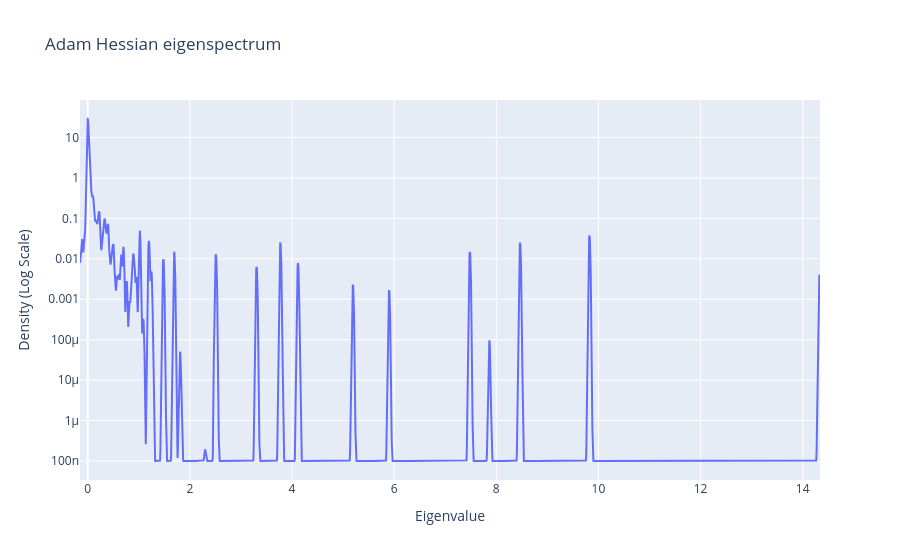
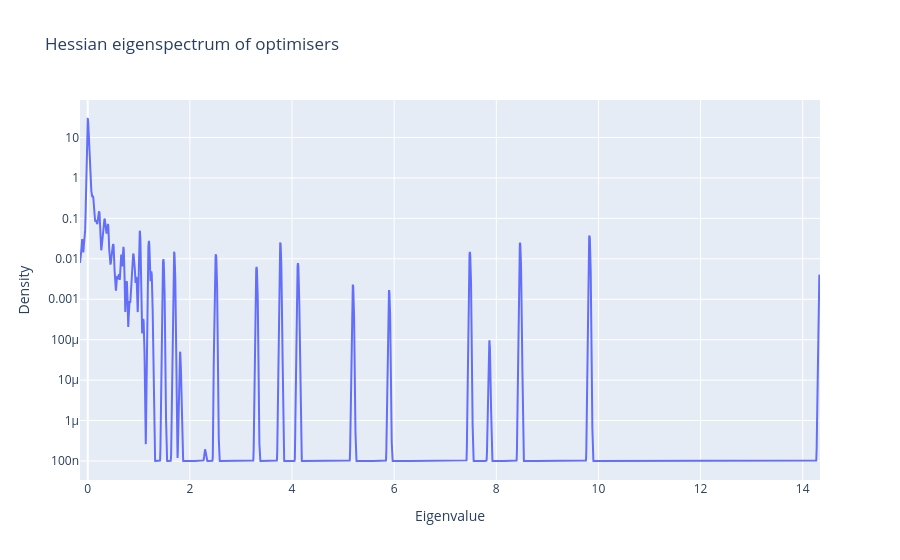

Here is the notebook cell these charts were saved with, in order:
### Code cell
# Produce plots of eigenspectrums and store data from eigenspectrums for integration with scipy

overlaid_fig = go.Figure()
individual_figs = []

eigenspectrum_data = {} # THIS IS WHERE THE DATA IS STORED

for key, hess in hessians.items():
    density_eigen, density_weight = hess.density()
    temp_fig = get_esd_plot_plotly(density_eigen, density_weight, title=f"{key} Hessian eigenspectrum", plot_type="log")
    temp_fig.show()
    individual_figs.append(temp_fig)

    # Assuming get_esd_plot_plotly returns a figure with one trace, add that trace to the overlaid figure
    trace=temp_fig.data[0]
    trace.name=key
    overlaid_fig.add_trace(trace)

    # save the data
    eigenspectrum_data[key] = {
        "x" : list(trace.x),
        "y" : list(trace.y),
    }

overlaid_fig.update_layout(title="Hessian eigenspectrum of optimisers",
                  xaxis_title="Eigenvalue",
                  yaxis_title="Density",
                  legend_title="Optimisers",
                  yaxis=dict(type="log"),
                  )
overlaid_fig.show()

# add overlaid fig to list of all figures
individual_figs.append(overlaid_fig)

### Figure 1 — Plotly figure (JSON) as saved in the notebook; plotly's stock layout.template omitted (floating-point values rounded to 4 significant figures; data arrays with more than 128 entries replaced by an {"elided": "..."} marker saying what was removed)
{"data": [{"mode": "lines", "type": "scatter", "x": {"elided": "10000 float values"}, "y": {"elided": "10000 float values"}}], "layout": {"title": {"text": "Adam Hessian eigenspectrum"}, "xaxis": {"title": {"text": "Eigenvalue"}}, "yaxis": {"title": {"text": "Density (Log Scale)"}, "type": "log"}}}

### Figure 2 — Plotly figure (JSON) as saved in the notebook; plotly's stock layout.template omitted (floating-point values rounded to 4 significant figures; data arrays with more than 128 entries replaced by an {"elided": "..."} marker saying what was removed)
{"data": [{"mode": "lines", "name": "Adam", "type": "scatter", "x": {"elided": "10000 float values"}, "y": {"elided": "10000 float values"}}], "layout": {"legend": {"title": {"text": "Optimisers"}}, "title": {"text": "Hessian eigenspectrum of optimisers"}, "xaxis": {"title": {"text": "Eigenvalue"}}, "yaxis": {"title": {"text": "Density"}, "type": "log"}}}
